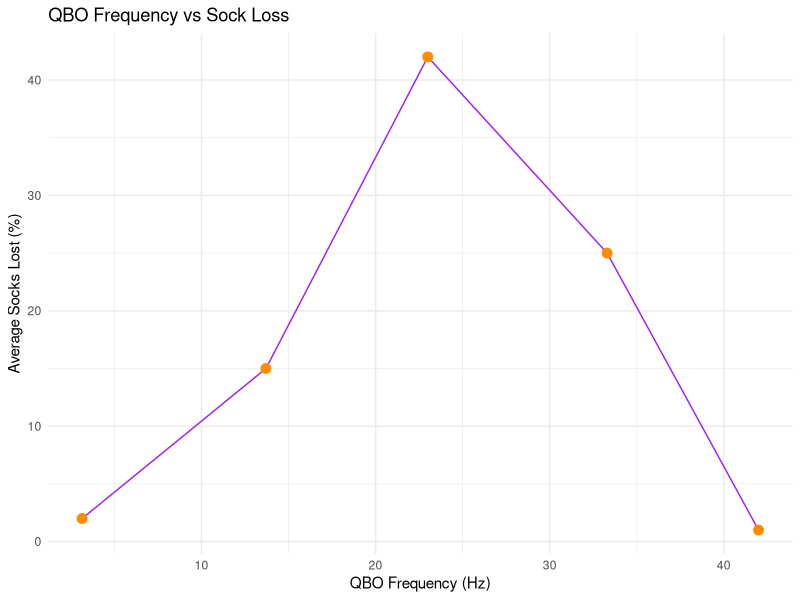

Here is the R script that generated this plot:
## ---- chunk 1
library(knitr)
library(ggplot2)
## ---- chunk 2
#| tbl-cap: "Effects of QBO Frequency on Sock Loss"

# Create mock data
qbo_data <- data.frame(
  QBO_Frequency_Hz = c(3.14, 13.7, 23.0, 33.3, 42.0),
  Avg.SocksLost_pc = c(2, 15, 42, 25, 1),
  Sock_Residue_Detected = c("No", "Yes", "Yes", "No", "Yes"),
  Notes = c("Control group", 
              "Mild banana field distortion", 
              "Maximum sock displacement", 
              "Socks reappeared inverted", 
              "Banana saturation achieved")
)

# Print table with title
knitr::kable(qbo_data, format = "pipe", col.names = c("QBO Frequency (Hz)","Avg. SocksLost (%)","Sock Residue Detected","Notes"))
## ---- chunk 3
#| fig-cap: "QBO Frequency vs Sock Loss"

# Plot using ggplot2
ggplot(qbo_data, aes(x = QBO_Frequency_Hz, y = Avg.SocksLost_pc)) +
  geom_line(color = "purple") +
  geom_point(size = 3, color = "darkorange") +
  labs(
    title = "QBO Frequency vs Sock Loss",
    x = "QBO Frequency (Hz)",
    y = "Average Socks Lost (%)"
  ) +
  theme_minimal()
